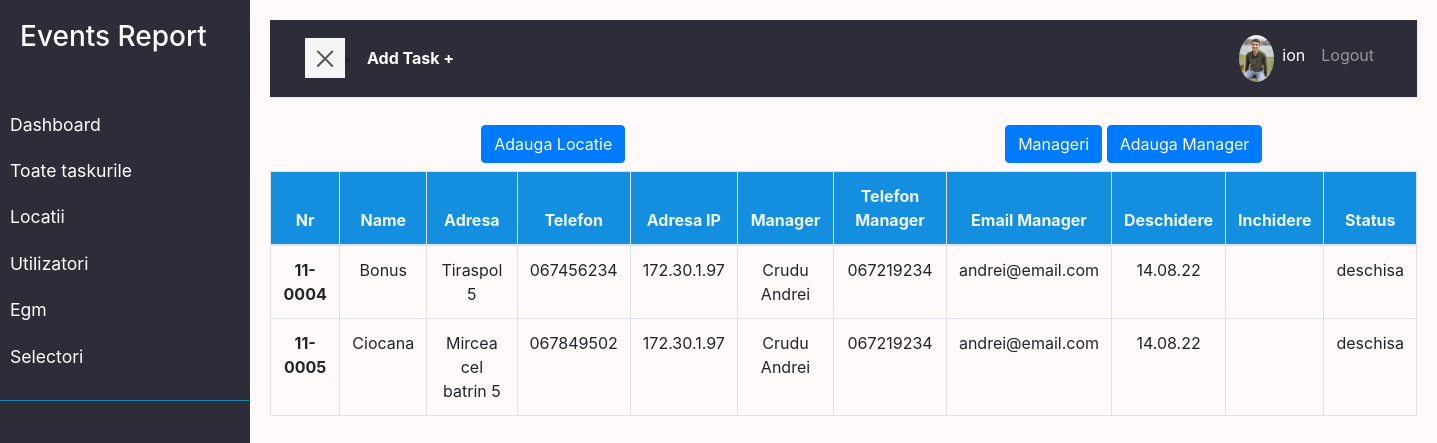
/location/ (signed in), run on an earlier commit of the app's database.
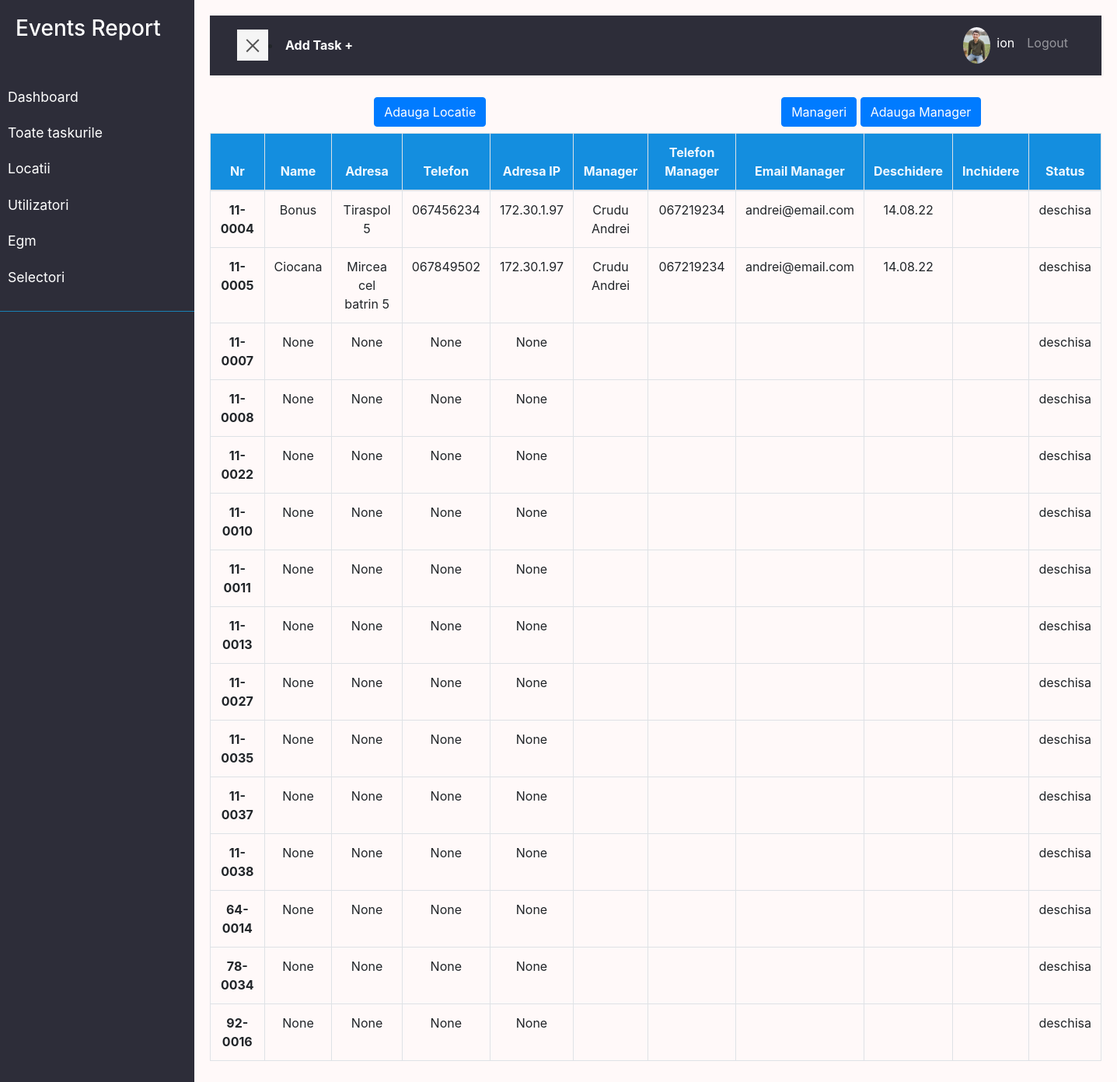
And on a later commit of the database.
### user/models.py (models this page shows, shortened)
class Profile(models.Model):
    user = models.OneToOneField(
        User, on_delete=models.DO_NOTHING, null=True, blank=True)
    nume = models.CharField(max_length=200, blank=True, null=True)
    prenume = models.CharField(max_length=200, blank=True, null=True)
    email = models.EmailField(max_length=500, blank=True, null=True)
    email_serviciu = models.EmailField(
        max_length=500, unique=True, blank=True, null=True)
    username = models.CharField(max_length=200, blank=True, null=True)
    location = models.CharField(max_length=200, blank=True, null=True)
    functie = models.CharField(
        max_length=200, blank=True, null=True, default='Tehnician Electronica')
    profile_image = models.ImageField(
        null=True, blank=True, upload_to='profiles/', default='profiles/user-default.png')
    url_facebook = models.CharField(max_length=200, blank=True, null=True)
    phone = models.CharField(max_length=200, blank=True, null=True)
    phone_serviciu = models.CharField(max_length=200, blank=True, null=True)
    created = models.DateTimeField(auto_now_add=True)
    id = models.UUIDField(default=uuid.uuid4, unique=True,
                          primary_key=True, editable=False)
    class Meta:
        ordering = ['created']
    @property
    def imageURL(self):
        try:
            url = self.profile_image.url
        except:
            url = ''
        return url

### location/models.py (models this page shows, shortened)
class Location(models.Model):
    STAT = (
        ('deschisa', 'Deschisa'),
        ('inchisa', 'Inchisa'),
        ('in_progres', 'In progres'),
    )
    numar = models.CharField(max_length=200)
    name = models.CharField(max_length=200, null=True, blank=True)
    address = models.CharField(max_length=200, null=True, blank=True)
    status = models.CharField(max_length=200, choices=STAT)
    telefon = models.CharField(max_length=200, null=True, blank=True)
    adresa_ip = models.CharField(max_length=200, null=True, blank=True)
    manager = models.ForeignKey(
        'Manager', null=True, blank=True, on_delete=models.SET_NULL)
    data_deschidere = models.DateField(null=True, blank=True)
    data_inchidere = models.DateField(null=True, blank=True)
    created = models.DateTimeField(auto_now_add=True, null=True, blank=True)

class Manager(models.Model):
    nume = models.CharField(max_length=200)
    email = models.EmailField(max_length=200, null=True, blank=True)
    telefon = models.CharField(max_length=200, null=True, blank=True)
    created = models.DateTimeField(auto_now_add=True, null=True, blank=True)

### location/views.py (the view)
# urls.py: path('', views.locations, name='locations'),
@login_required(login_url='login')
def locations(request):
    locations = Location.objects.all()
    context = {'locations': locations}
    return render(request, 'location/locations.html', context)

### location/templates/location/locations.html
{% extends 'main.html' %}
{% block content %}
<div class="row text-center p-2">
  <div class="col">
    <a class="btn btn-primary" href="{% url 'location-form' %}">Adauga Locatie</a>
  </div>
  <div class="col">
    <a class="btn btn-primary" href="{% url 'managers' %}">Manageri</a>
    <a class="btn btn-primary" href="{% url 'manager-form' %}">Adauga Manager</a>
  </div>
</div>
<div class="text-center tableFixHead">
  <table class="table table-bordered table-hover" id="tabel">
    <thead>
      <tr>
        <th scope="col">Nr</th>
        <th scope="col">Name</th>
        <th scope="col">Adresa</th>
        <th scope="col">Telefon</th>
        <th scope="col">Adresa IP</th>
        <th scope="col">Manager</th>
        <th scope="col">Telefon Manager</th>
        <th scope="col">Email Manager</th>
        <th scope="col">Deschidere</th>
        <th scope="col">Inchidere</th>
        <th scope="col">Status</th>
      </tr>
    </thead>
    <tbody>
      {% for location in locations %}
      <tr>
        <th scope="row">
          <a href="{% url 'location-edith' location.id %}"
            >{{location.numar}}</a
          >
        </th>
        <td>{{location.name}}</td>
        <td>{{location.address}}</td>
        <td>{{location.telefon}}</td>
        <td>{{location.adresa_ip}}</td>
        <td>{{location.manager.nume}}</td>
        <td>{{location.manager.telefon}}</td>
        <td>{{location.manager.email}}</td>
        <td>{{location.data_deschidere|date:"d.m.y"}}</td>
        <td>{{location.data_inchidere|date:"d.m.y"}}</td>
        <td>{{location.status}}</td>
      </tr>
      {% endfor %}
    </tbody>
  </table>
</div>
{% endblock %}

### templates/main.html (shortened to what this page needs)
<!DOCTYPE html>
{% load static %}
<html>
  <head>
    <link
      href="https://cdn.jsdelivr.net/npm/bootstrap@5.2.0/dist/css/bootstrap.min.css"
      rel="stylesheet"
    />
    <link
      href="https://getbootstrap.com/docs/5.2/assets/css/docs.css"
      rel="stylesheet"
    />
    <link
      rel="stylesheet"
      href="https://stackpath.bootstrapcdn.com/bootstrap/4.1.0/css/bootstrap.min.css"
    />
    <link rel="stylesheet" href="{% static 'styles/app.css' %}" />
    <link rel="stylesheet" href="{% static 'styles/main.css' %}" />
  </head>
  <body>
    {% include 'navbar.html' %}
      {% block content %}
      {% endblock content %}
  </body>
</html>

### templates/navbar.html (shortened to what this page needs)
    <div class="wrapper">
        <nav id="sidebar" >
            <div class="sidebar-header">
                <h3>Events Report</h3>
            </div>
            <ul class="list-unstyled components">
                <li >
                   <a href="{% url 'dashboard' %}">Dashboard</a>
                   <a href="{% url 'tasks'%}">Toate taskurile</a>
                   <a href="{% url 'locations' %}">Locatii</a>
                   <a href="{% url 'profiles' %}">Utilizatori</a>
                   <a href="{% url 'egm' %}">Egm</a>
                   {% if request.user.is_staff %}
                   <a href="{% url 'selectori' %}">Selectori</a>
                   {% endif %}
                </li>
            </ul>
        </nav>
        <div id="content">
            <nav class="navbar navbar-expand-lg navbar-dark bg-nn">
                <div class="container-fluid">
                    <button type="button" id="sidebarCollapse" class="navbar-btn btn-blue ">
                        <span></span>
                    </button> <li class="nav-item active "><a  class="text-white fw-bold" href="{% url 'task-form' %}?next=/">Add Task +</a></li>
                    <div class="collapse navbar-collapse  " id="navbarSupportedContent">
                        <ul class="nav navbar-nav  ml-auto">
                            {% if request.user.is_authenticated %}
                            <li class="nav-item active"><a class="" href="{% url 'account' %}"><img src="{{request.user.profile.imageURL}}"
                                alt="avatar"class="rounded-circle img-fluid" style="width: 35px;"></a></li>
                            <li class="nav-item active"><a class="nav-link" href="{% url 'account' %}">{{request.user.profile.username}}</a></li>
                            <li class="nav-item"><a class="nav-link" href="{% url 'logout' %}">Logout</a></li>
                            {% else %}
                            <li class="nav-item"><a class="nav-link" href="{% url 'login' %}">Login/Sign Up</a></li>
                            {% endif %}
                        </ul>
                    </div>
                </div>
            </nav>
</body>
</html>

### static/styles/app.css (style rules this page uses)
:root { --color-sub: #2d2d39; --color-sub1: #12528f; }
.tableFixHead thead th { position: sticky; top: 0; z-index: 1; background-color: rgb(20, 142, 223); color:aliceblue; }

### static/styles/main.css (style rules this page uses)
:root { --color-sub: #2d2d39; --color-sub1: #275179; }
body { background: #fff9f9; }
a, a:hover, a:focus { color: inherit; text-decoration: none; transition: all 0.3s; }
.navbar { padding: 15px 20px; background: var(--color-sub); border: none; border-radius: 0; margin-bottom: 20px; box-shadow: 1px 1px 3px rgba(0, 0, 0, 0.1); }
.navbar-btn { box-shadow: none; outline: none !important; border: none; }
.wrapper { display: flex; width: 100%; align-items: stretch; perspective: 1500px; }
#sidebar { min-width: 250px; max-width: 250px; background: var(--color-sub); color: #fff; transition: all 0.6s cubic-bezier(0.945, 0.020, 0.270, 0.665); transform-origin: bottom left; }
#sidebar .sidebar-header { padding: 20px; background:var(--color-sub); }
#sidebar ul.components { padding: 20px 0; border-bottom: 1px solid #1981b4; }
#sidebar ul li a { padding: 10px; font-size: 1.1em; display: block; }
#content { width: 100%; padding: 20px; min-height: 100vh; transition: all 0.3s; }
#sidebarCollapse { width: 40px; height: 40px; background: #f5f5f5; cursor: pointer; }
#sidebarCollapse span { width: 80%; height: 2px; margin: 0 auto; display: block; background: #555; transition: all 0.8s cubic-bezier(0.810, -0.330, 0.345, 1.375); transition-delay: 0.2s; }
#sidebarCollapse span:last-of-type { transform: rotate(-45deg) translate(1px, -1px); }

What changed in the data, as far as the page shows it:
added Location: numar "11-0007", name "None", address "None", telefon "None", adresa_ip "None", status "deschisa"
added Location: numar "11-0008", name "None", address "None", telefon "None", adresa_ip "None", status "deschisa"
added Location: numar "11-0022", name "None", address "None", telefon "None", adresa_ip "None", status "deschisa"
added Location: numar "11-0010", name "None", address "None", telefon "None", adresa_ip "None", status "deschisa"
added Location: numar "11-0011", name "None", address "None", telefon "None", adresa_ip "None", status "deschisa"
added Location: numar "11-0013", name "None", address "None", telefon "None", adresa_ip "None", status "deschisa"
added Location: numar "11-0027", name "None", address "None", telefon "None", adresa_ip "None", status "deschisa"
added Location: numar "11-0035", name "None", address "None", telefon "None", adresa_ip "None", status "deschisa"
added Location: numar "11-0037", name "None", address "None", telefon "None", adresa_ip "None", status "deschisa"
added Location: numar "11-0038", name "None", address "None", telefon "None", adresa_ip "None", status "deschisa"
added Location: numar "64-0014", name "None", address "None", telefon "None", adresa_ip "None", status "deschisa"
added Location: numar "78-0034", name "None", address "None", telefon "None", adresa_ip "None", status "deschisa"
added Location: numar "92-0016", name "None", address "None", telefon "None", adresa_ip "None", status "deschisa"
